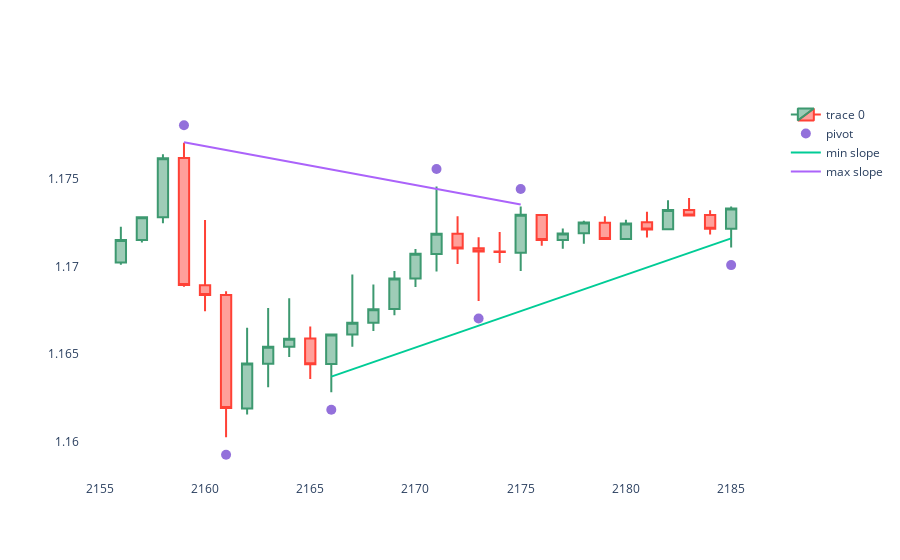

The code cell stored with this chart in its notebook:
### Code cell
detect_flag(2189, 30, 3, plot_flag=True)
